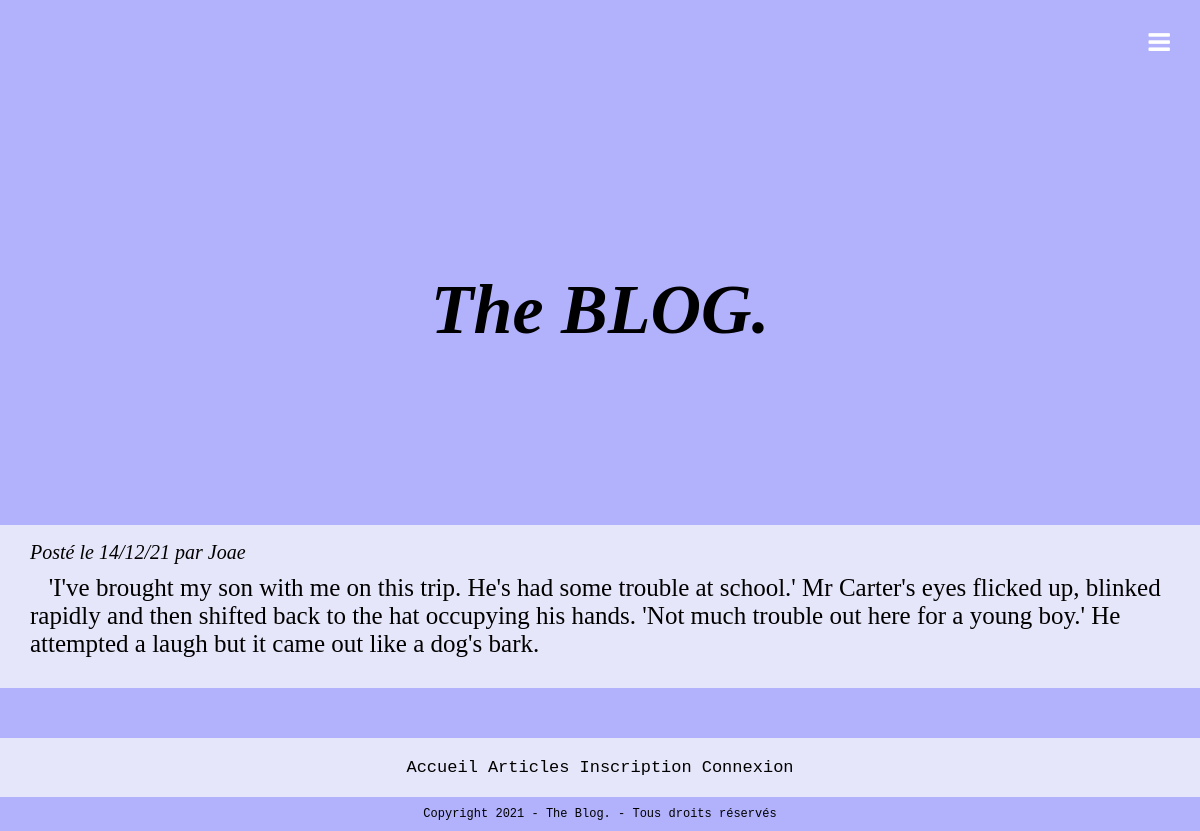
The app's page /article.php?id=9, older data.
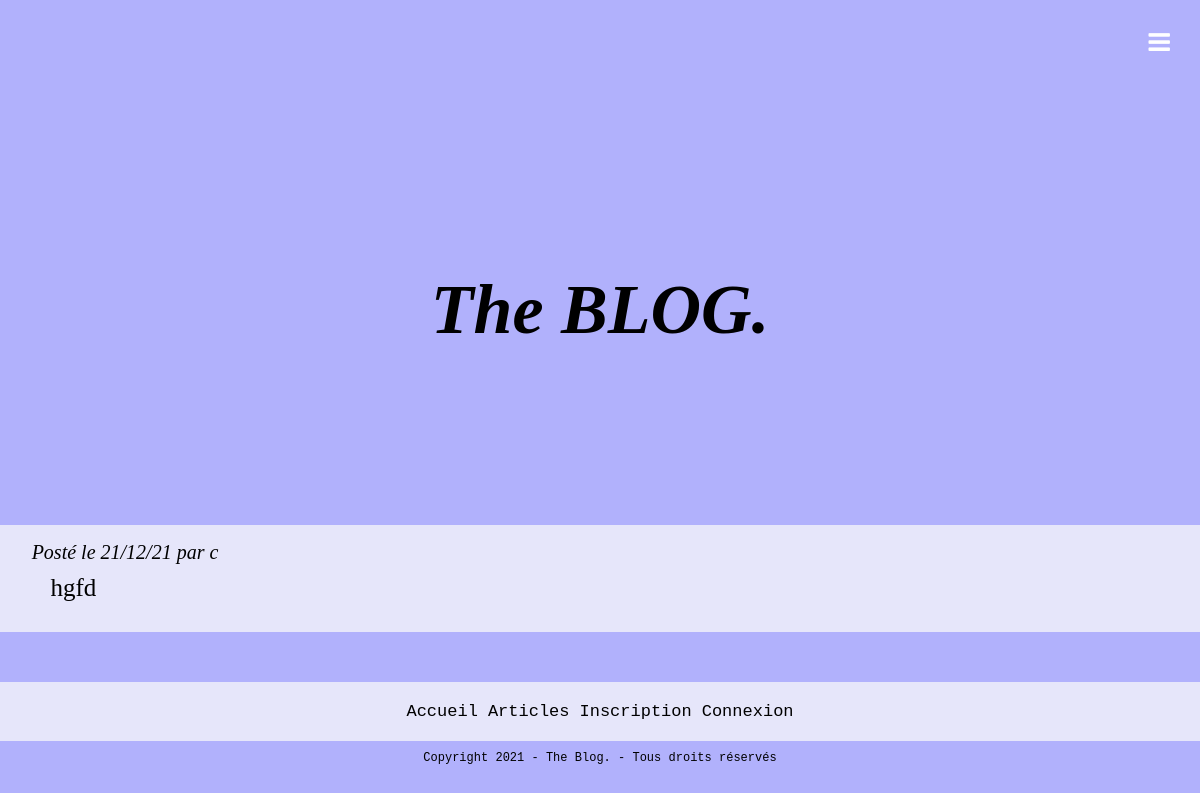
The same page, newer data.
### tables this page shows
CREATE TABLE `articles` (
  `id` int(11) NOT NULL,
  `article` text NOT NULL,
  `id_utilisateur` int(11) NOT NULL,
  `id_categorie` int(11) NOT NULL,
  `date` timestamp NOT NULL DEFAULT CURRENT_TIMESTAMP ON UPDATE CURRENT_TIMESTAMP
);

CREATE TABLE `utilisateurs` (
  `id` int(11) NOT NULL,
  `login` varchar(255) NOT NULL,
  `password` varchar(255) NOT NULL,
  `email` varchar(255) NOT NULL,
  `id_droits` int(11) NOT NULL
);

### article.php (the view, shortened to what this page needs)
<!DOCTYPE html>
<html>
<head>
  <?php include "head.php";?>
 </head>
 <body>
  <header>
    <?php include "header.php";?>
  </header>
  <main>
  <h1 class="title"><i>The BLOG.  </i></h1>
  <div class='index_articles'>
<?php
include "db_link.php";
$id = $_GET['id'];
$sql = "SELECT * FROM articles WHERE id = $id";
$query = $conn->query($sql);
$articles = $query->fetch_all();
$sql = "SELECT utilisateurs.id, utilisateurs.login FROM utilisateurs INNER JOIN articles ON articles.id_utilisateur = articles.id" ;
$query = $conn->query($sql);
$users = $query->fetch_all();
foreach(array_reverse($articles) as $article){
  echo "<div>
          <article>";
  foreach($users as $user){
    if ($article[2] == $user[0]){
      $uname = $user[1];
    }
  }
  $date = date_create($article[4]);
  $date = date_format($date, 'd/m/y');
  echo "
  <div class='articles_container'>
    <div class='info_article'>
      <div class='post_info'><i> Posté le $date par $uname</i></br>
      </div>
      <div class='read_more'>
      </div>
    </div>
    <div > &nbsp&nbsp $article[1]
    </div>
  </div>
  </article>
  </div>
  ";
}
?>
</div>
</main>
  <footer>
    <?php include "footer.php";?>
  </footer>
</body>
</html>

Row changes from the older to the newer data that the page shows:
removed articles: date "14/12/21", id_utilisateur.login "Joae", article "'I've brought my son with me on this trip. He's had some trouble at school.' Mr Carter's eyes flicked up, blinked rapidly and then shifted back to the hat occupying his hands. 'Not much trouble out here for a young boy.' He attempted a laugh but it came out like a dog's bark."
added articles: date "21/12/21", id_utilisateur.login "c", article "hgfd"
